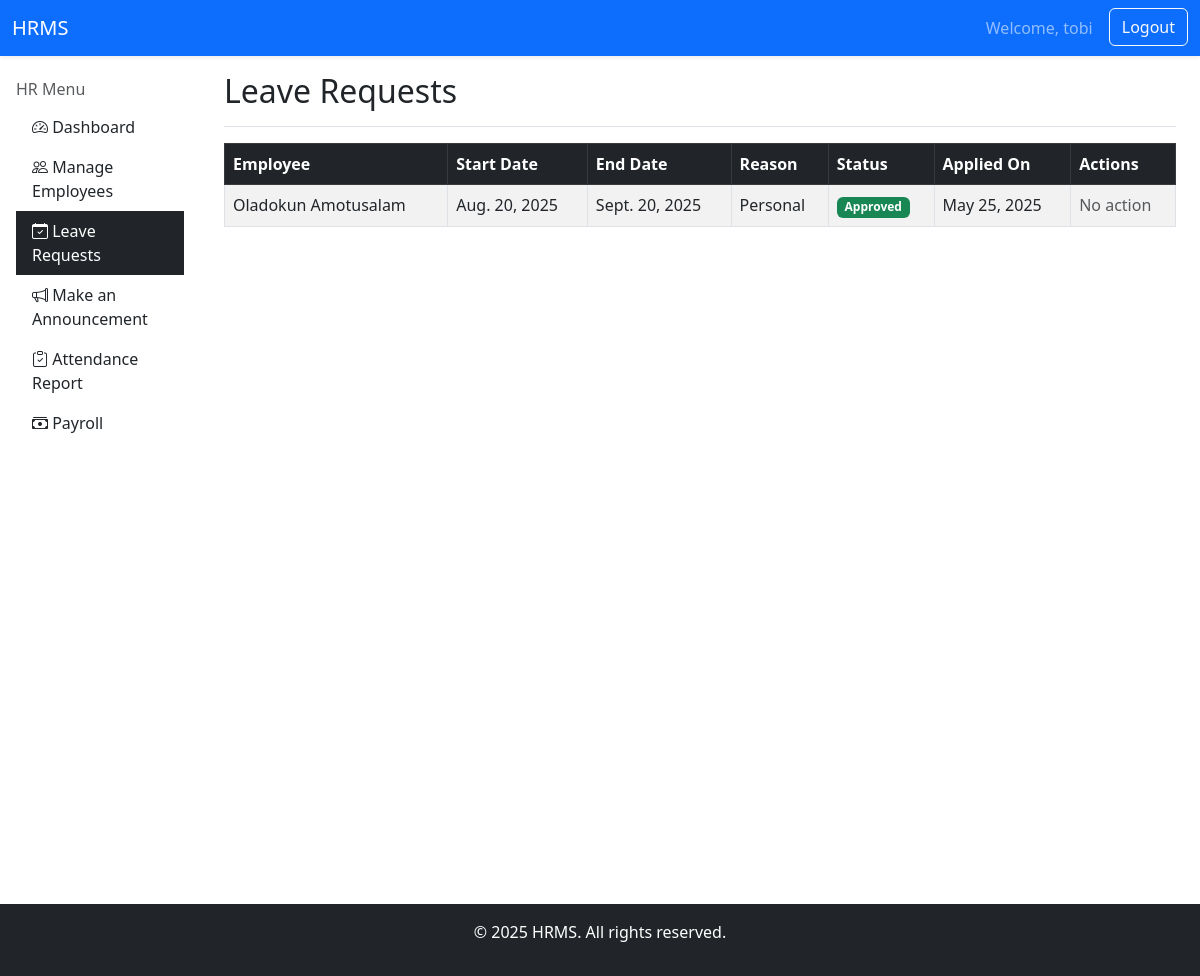
The page /leaves/ (signed in) on the database as committed earlier.
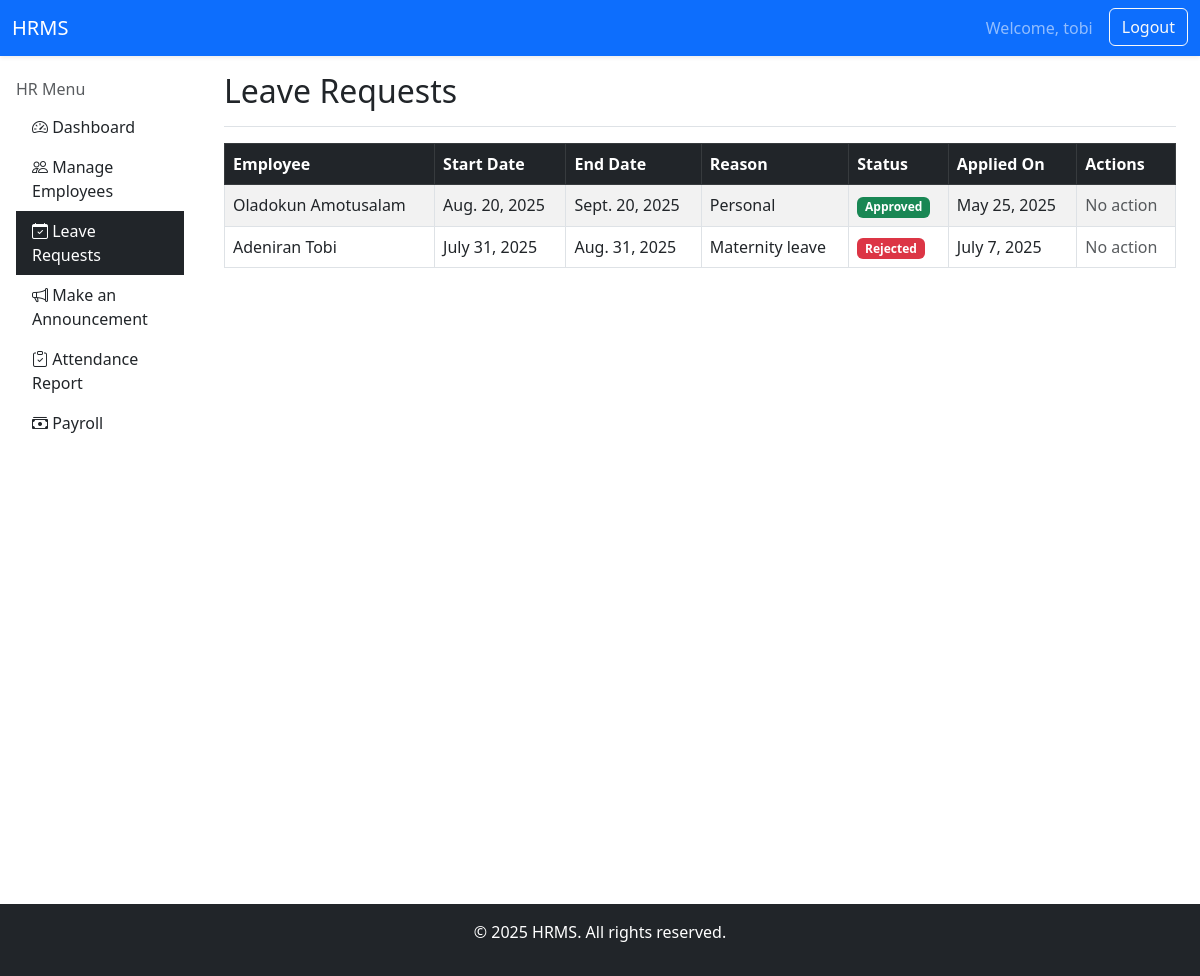
The same page on the database as committed later.
### core/models.py (models this page shows, shortened)
class LeaveRequest(models.Model):
    employee = models.ForeignKey(User, on_delete=models.CASCADE)
    start_date = models.DateField()
    end_date = models.DateField()
    reason = models.TextField()
    status = models.CharField(max_length=10, choices=[('Pending', 'Pending'), ('Approved', 'Approved'), ('Rejected', 'Rejected')], default='Pending')
    applied_on = models.DateField(auto_now_add=True)

### core/views.py (the view)
# urls.py: path('leaves/', views.leave_requests, name='leave_requests'),
@login_required
def leave_requests(request):
    leaves = LeaveRequest.objects.select_related('employee').all()
    return render(request, 'core/leave_requests.html', {'leaves': leaves})

### templates/core/leave_requests.html (shortened to what this page needs)
{% extends "core/base.html" %}
{% block brand_link %}
<a class="navbar-brand" href="{% url 'hr_dashboard' %}">HRMS</a>
{% endblock %}
{% block content %}
{% include "core/sidebar.html" %}
    <main class="col-md-9 ms-sm-auto col-lg-10 px-md-4 mt-3">
      <div class="d-flex justify-content-between flex-wrap flex-md-nowrap align-items-center pb-2 mb-3 border-bottom">
        <h2>Leave Requests</h2>
      </div>
        {% if leaves %}
      <table class="table table-bordered table-striped">
        <thead class="table-dark">
          <tr>
            <th>Employee</th>
            <th>Start Date</th>
            <th>End Date</th>
            <th>Reason</th>
            <th>Status</th>
            <th>Applied On</th>
            <th>Actions</th>
          </tr>
        </thead>
        <tbody>
        {% for leave in leaves %}
          <tr>
            <td>{{ leave.employee.get_full_name }}</td>
            <td>{{ leave.start_date }}</td>
            <td>{{ leave.end_date }}</td>
            <td>{{ leave.reason }}</td>
            <td>
              <span class="badge {% if leave.status == 'Pending' %}bg-warning{% elif leave.status == 'Approved' %}bg-success{% else %}bg-danger{% endif %}">
                {{ leave.status }}
              </span>
            </td>
            <td>{{ leave.applied_on }}</td>
            <td>
              {% if leave.status == 'Pending' %}
                <a href="{% url 'approve_leave' leave.id %}" class="btn btn-sm btn-success ">Approve</a>
                <a href="{% url 'reject_leave' leave.id %}" class="btn btn-sm btn-danger ">Reject</a>
              {% else %}
                <span class="text-muted">No action</span>
              {% endif %}
            </td>
          </tr>
        {% endfor %}
        </tbody>
      </table>
      {% else %}
        <div class="alert alert-info">No leave requests found.</div>
      {% endif %}
</main>
{% endblock %}

### templates/core/base.html (shortened to what this page needs)
<!doctype html>
<html lang="en">
  <head>
    <link rel="stylesheet" href="https://cdnjs.cloudflare.com/ajax/libs/font-awesome/6.5.0/css/all.min.css">
    <link href="https://cdn.jsdelivr.net/npm/bootstrap@5.3.6/dist/css/bootstrap.min.css" rel="stylesheet">
    <link href="https://cdn.jsdelivr.net/npm/bootstrap@5.3.0/dist/css/bootstrap.min.css" rel="stylesheet">
    <link href="https://cdn.jsdelivr.net/npm/bootstrap-icons@1.10.5/font/bootstrap-icons.css" rel="stylesheet">
  </head>
  <body>
    {% block nav %}
      <nav class="navbar navbar-expand-lg navbar-dark bg-primary shadow-sm">
        <div class="container-fluid">
        {% block brand_link %}{% endblock %}
        <div class="collapse navbar-collapse justify-content-end" id="navbarContent">
        <ul class="navbar-nav mb-2 mb-lg-0">
          {% if user.is_authenticated %}
            <li class="nav-item">
              <a class="nav-link" href="#">Welcome, {{ user.username }}</a>
            </li>
            <li class="nav-item">
              <form method="post" action="{% url 'logout' %}" class="d-inline">
                <button type="submit" class="btn btn-outline-light ms-2">Logout</button>
              </form>
            </li>
          {% endif %}
      </ul>
    </div>
  </div>
</nav>
{% endblock %}
  <div class="container-fluid">
    <div class="row">
      {% block content %}
      {% endblock %}
    </div>
  </div>
  <footer class="mt-5 text-center text-white bg-dark py-3">
    <p>&copy; 2025 HRMS. All rights reserved.</p>
  </footer>
  </body>
</html>

### templates/core/sidebar.html (shortened to what this page needs)
{% with request.resolver_match.url_name as current_url %}
<nav class="col-md-3 col-lg-2 d-none d-md-block bg-white text-dark d-flex min-vh-100  px-3 py-4">
  <h6 class="text-muted">HR Menu</h6>
  <ul class="nav flex-column">
    <li class="nav-item">
      <a class="nav-link {% if current_url == 'hr_dashboard' %}active bg-dark text-white{% else %}text-dark{% endif %}" href="{% url 'hr_dashboard' %}">
        <i class="bi bi-speedometer2"></i> Dashboard
      </a>
    </li>
    <li class="nav-item">
      <a class="nav-link {% if current_url == 'employee_list' or current_url == 'edit_employee' or current_url == 'delete_employee'  %}active bg-dark text-white{% else %}text-dark{% endif %}" href="{% url 'employee_list' %}">
        <i class="bi bi-people"></i> Manage Employees
      </a>
    </li>
    <li class="nav-item">
      <a class="nav-link {% if current_url == 'leave_requests' %}active bg-dark text-white{% else %}text-dark{% endif %}" href="{% url 'leave_requests' %}">
        <i class="bi bi-calendar-check"></i> Leave Requests
      </a>
    </li>
    <li class="nav-item">
      <a class="nav-link {% if current_url == 'announcements' %}active bg-dark text-white{% else %}text-dark{% endif %}" href="{% url 'announcements' %}">
        <i class="bi bi-megaphone"></i> Make an Announcement
      </a>
    </li>
    <li class="nav-item">
      <a class="nav-link {% if current_url == 'attendance_report' %}active bg-dark text-white{% else %}text-dark{% endif %}" href="{% url 'attendance_report' %}">
        <i class="bi bi-clipboard-check"></i> Attendance Report
      </a>
    </li>
    <li class="nav-item">
      <a class="nav-link {% if current_url == 'payroll' or current_url == 'add_payroll' %}active bg-dark text-white{% else %}text-dark{% endif %}" href="{% url 'payroll' %}">
        <i class="bi bi-cash-stack"></i> Payroll
      </a>
    </li>
  </ul>
</nav>
{% endwith %}

Rows that differ between the two databases and show on the page:
added LeaveRequest: employee.get_full_name "Adeniran Tobi", start_date "July 31, 2025", end_date "Aug. 31, 2025", reason "Maternity leave", status "Rejected", applied_on "July 7, 2025", shows "No action"
